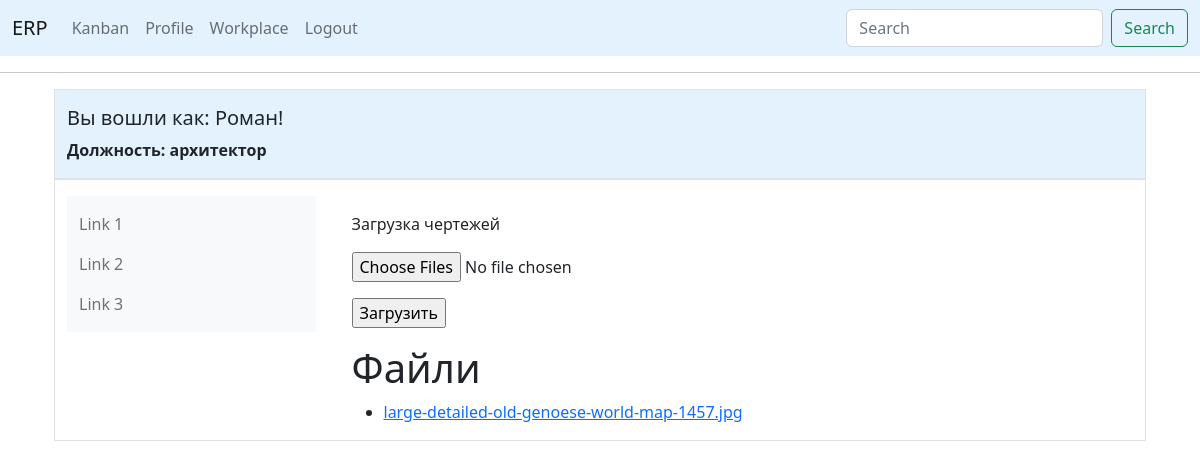
Page /upload_file (signed in) on the committed database.
### app/models.py (models this page shows, shortened)
class User(UserMixin, db.Model):
    id = db.Column(db.Integer, primary_key=True)
    first_name = db.Column(db.String(150), index=True)
    last_name = db.Column(db.String(150), index=True)
    phone = db.Column(db.String(120), index=True, unique=True)
    username = db.Column(db.String(64), index=True, unique=True)
    password_hash = db.Column(db.String(128))
    specialization_id = db.Column(db.Integer, db.ForeignKey('specialization.id'), nullable=False)
    posts = db.relationship('Post', backref='author', lazy='dynamic')
    followed = db.relationship(
        'User', secondary=followers,
        primaryjoin=(followers.c.follower_id == id),
        secondaryjoin=(followers.c.followed_id == id),
        backref=db.backref('followers', lazy='dynamic'), lazy='dynamic')

class Specialization(db.Model):
    id = db.Column(db.Integer, primary_key=True)
    job_departmet = db.Column(db.String(200), index=True)
    job_title = db.Column(db.String(150), index=True, unique=True)
    users = db.relationship('User', backref='employee',
                            lazy=True)  # this is not a table field, the code sets the relation of the specialization

class UploadFile(db.Model):
    id = db.Column(db.Integer, primary_key=True)
    user_id = db.Column(db.Integer, db.ForeignKey('user.id'))
    filename = db.Column(db.String(255))
    file_path = db.Column(db.String(255))
    order_client_id = db.Column(db.Integer, db.ForeignKey('order_client.id'))

### app/routes.py (the view, shortened to what this page needs)
@app.route('/upload_file', methods=['GET', 'POST'])
@login_required
def upload_file():
    q=request.args.get('q')
    form = UploadForm()
    files = UploadFile.query.all()
    return render_template('upload_file.html', form=form, files=files)

### app/forms.py
class UploadForm(FlaskForm):
    files = FileField('', validators=[FileRequired(message='Не вибрано жодного файлу')],
                      render_kw={'multiple': True})
    submit=SubmitField('Загрузить')

### app/models.py (called while the page is built)
@login.user_loader
def load_user(id):
    return User.query.get(int(id))

### app/templates/upload_file.html (shortened to what this page needs)
{% if current_user.specialization_id is ne(2)%}
{% extends "base_bootstrap.html" %}
{% else %}
{% extends "base.html" %}
{% endif %}
{% block content %}
<div class="container mt-3">
    Загрузка чертежей
    <form target="" class="form-container" method="post" enctype="multipart/form-data">
        <p>
        {{form.files}}
        </p>
        <p>
            {{form.submit}}
        </p>
    </form>
    <div>
         <h1>Файли</h1>
    {% if files %}
        <ul>
        {% for file in files %}
            <li><a href="{{ url_for('download_file', filename=file.filename) }}">{{ file.filename }}</a></li>
        {% endfor %}
        </ul>
    {% else %}
        <p>Ще немає жодного завантаженого файлу</p>
    {% endif %}
    </div>
</div>
{% endblock %}

### app/templates/base_bootstrap.html (shortened to what this page needs)
<!doctype html>
<html>
<link href="https://cdn.jsdelivr.net/npm/bootstrap@5.2.3/dist/css/bootstrap.min.css" rel="stylesheet"
>
<head>
    <nav class="navbar navbar-expand-lg bg-body-tertiary" style="background-color: #e3f2fd;">
        <div class="container-fluid">
            <a class="navbar-brand" href="{{ url_for('index') }}">ERP</a>
            <div class="collapse navbar-collapse" id="navbarSupportedContent">
                <ul class="navbar-nav me-auto mb-2 mb-lg-0">
                    {% if current_user.is_anonymous %}
                    <li class="nav-item">
                        <a class="nav-link active" aria-current="page" href="{{ url_for('index') }}">Home</a>
                    </li>
                    <li class="nav-item">
                        <a class="nav-link" href="{{ url_for('login') }}">Login</a>
                    </li>
                    {% else %}
                    <li class="nav-item">
                        <a class="nav-link" href="{{ url_for('kanban') }}">Kanban</a>
                    </li>
                    <li class="nav-item">
                        <a class="nav-link" href="{{ url_for('user', username=current_user.username) }}">Profile</a>
                    </li>
                    <li class="nav-item">
                        <a class="nav-link" href="{{ url_for('workplace') }}">Workplace</a>
                    </li>
                    <li class="nav-item">
                        <a class="nav-link" href="{{ url_for('logout') }}">Logout</a>
                    </li>
                </ul>
                <form class="d-flex" role="search">
                    <input class="form-control me-2" type="search" placeholder="Search" aria-label="Search">
                    <button class="btn btn-outline-success" type="submit">Search</button>
                </form>
                {% endif %}
            </div>
        </div>
    </nav>
    <hr>
    <div class="container mt-3">
    <div class="container mt-3">
</head>
<body>
<div class="container-sm pt-3 border " style="background-color: #e3f2fd">
    <div>
        {% if current_user.is_authenticated %}
        <h5> Вы вошли как: {{ current_user.first_name }}!</h5>
        <p><strong>Должность: {{current_user.employee.job_title}}</strong></p>
        {% endif %}
    </div>
</div>
<div class="container-sm pt-3 border ">
    <div class="row">
        <div class="col-sm-3">
            <nav class="navbar bg-light">
                <div class="container-fluid">
                    <ul class="navbar-nav">
                        <li class="nav-item">
                            <a class="nav-link" href="#">Link 1</a>
                        </li>
                        <li class="nav-item">
                            <a class="nav-link" href="#">Link 2</a>
                        </li>
                        <li class="nav-item">
                            <a class="nav-link" href="#">Link 3</a>
                        </li>
                    </ul>
                </div>
            </nav>
        </div>
        <div class="col-sm-9">
            {% block content %}{% endblock %}
        </div>
    </div>
</div>
</body>
</html>

### rows in the picture
User: first_name "Роман"
Specialization: employee.job_title "архитектор"
UploadFile: filename "large-detailed-old-genoese-world-map-1457.jpg"
